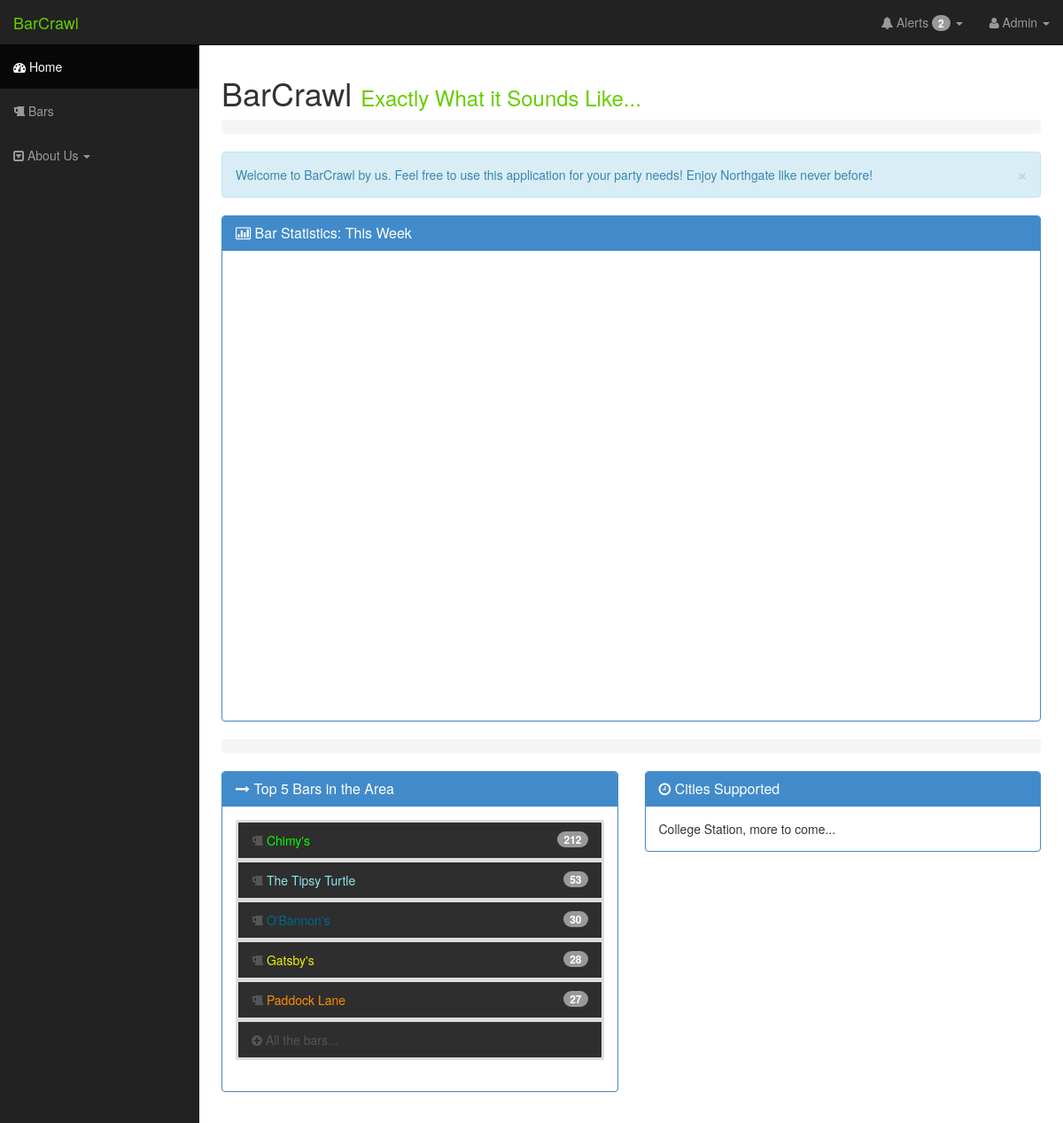
The app's page /twitterhandler/ with its own data.
### location/models.py (models this page shows, shortened)
class Location(models.Model):
	country = models.CharField(max_length=50)
	city = models.CharField(max_length=50)
	place_name = models.CharField(max_length=100)
	twitter_handle = models.CharField(max_length=30,default="",help_text="The twitter handle of the location.")
	twitter_id = models.CharField(max_length=50,default="",help_text="The twitter user id of the location")
	fb_id = models.CharField(max_length=50,default="",help_text="The facebook id of the location")
	tweeter_count = models.IntegerField(default=0,help_text="Number of twitter users at the location.")
	fb_user_count = models.IntegerField(default=0,help_text="Number of fb users at the location.")
	lattitude_1 = models.FloatField(default=0)
	longitude_1 = models.FloatField(default=0)
	lattitude_2 = models.FloatField(default=0)
	longitude_2 = models.FloatField(default=0)
	lattitude_3 = models.FloatField(default=0)
	longitude_3 = models.FloatField(default=0)
	lattitude_4 = models.FloatField(default=0)
	longitude_4 = models.FloatField(default=0)
	lattitude_center = models.FloatField(default=0)
	longitude_center = models.FloatField(default=0)

### twitterhandler/views.py (the view)
def homePage(request):
	latest_loc_list = Location.objects.order_by('-tweeter_count')[:5]
	loc_list = Location.objects.order_by('-tweeter_count')
	context = { 'latest_loc_list': latest_loc_list, 'loc_list': loc_list}
	return render(request, 'twitterhandler/index3.html', context)

### twitterhandler/templates/twitterhandler/index3.html (shortened to what this page needs)
{% extends "twitterhandler/base_site.html" %}
{% block headerThings %}
{% load static %}
{% endblock %}
{% block content %}
{% load static %}
<div class="row">
  <div class="col-lg-12">
    <h1> BarCrawl <small> <font color="66CD00">Exactly What it Sounds Like...</font></small></h1>
    <ol class="breadcrumb">
    </ol>
    <div class="alert alert-info alert-dismissable">
			<button type="button" class="close" data-dismiss="alert" aria-hidden="true">&times;</button>
			Welcome to BarCrawl by us. Feel free to use this application for your party needs! Enjoy Northgate like never before!
	</div>
  </div>
</div>
<div class="row">
  <div class="col-lg-12">
    <div class="panel panel-primary">
      <div class="panel-heading">
        <h3 class="panel-title"><i class="fa fa-bar-chart-o"></i> Bar Statistics: This Week</h3>
      </div>
      <div class="panel-body">
<div id="map-canvas"></div>
      </div>
    </div>
  </div>
</div>
<ol class="breadcrumb"></ol>
<div class="row">
  <div class="col-lg-6">
    <div class="panel panel-primary">
      <div class="panel-heading">
        <h3 class="panel-title"><i class="fa fa-long-arrow-right"></i> Top 5 Bars in the Area</h3>
      </div>
      <div class="panel-body">
        <div id="barlist" class="list-group">
          {% if latest_loc_list %}
            {% for loc in latest_loc_list %}
            <a href="{% url 'twitterhandler:locationDetails' loc.id%}" class="list-group-item">
              <span class="badge">{{ loc.tweeter_count}}</span>
              <i class="fa fa-beer"></i>
			  {% if forloop.counter == 1 %}
				<font color="00FF00">{{loc.place_name }}</font>
			  {% elif forloop.counter == 2 %}
				<font color="8EE5EE">{{loc.place_name }}</font>
			  {% elif forloop.counter == 3 %}
				<font color="00688B">{{loc.place_name }}</font>
			  {% elif forloop.counter == 4 %}
				<font color="EEEE00">{{loc.place_name }}</font>
			  {% elif forloop.counter == 5 %}
				<font color="FF8C00">{{loc.place_name }}</font>
			  {% endif %}
            </a>
            {% endfor %}
            <a href="{% url 'twitterhandler:locationList' %}" class="list-group-item">
              <i class="fa fa-plus-circle"></i> All the bars...
            </a>
         {% else %}
          <a href="#" class="list-group-item">
            <span class="badge">Error</span>
            No Locations Available
          </a>
          {% endif %}
        </div>
      </div>
    </div>
  </div>
  <div class="col-lg-6">
    <div class="panel panel-primary">
      <div class="panel-heading">
        <h3 class="panel-title"><i class="fa fa-clock-o"></i> Cities Supported</h3>
      </div>
      <div class="panel-body">
College Station, more to come...
      </div>
    </div>
  </div>
</div>
{% endblock %}

### twitterhandler/static/twitterhandler/css/sb-admin.css (style rules this page uses)
body { margin-top: 50px; }

### twitterhandler/static/twitterhandler/css/custom_class.css (style rules this page uses)
#map-canvas { width:100%; height:500px; }

### records on screen
Location: tweeter_count "212", place_name "Chimy's"
Location: tweeter_count "53", place_name "The Tipsy Turtle"
Location: tweeter_count "30", place_name "O'Bannon's"
Location: tweeter_count "28", place_name "Gatsby's"
Location: tweeter_count "27", place_name "Paddock Lane"
